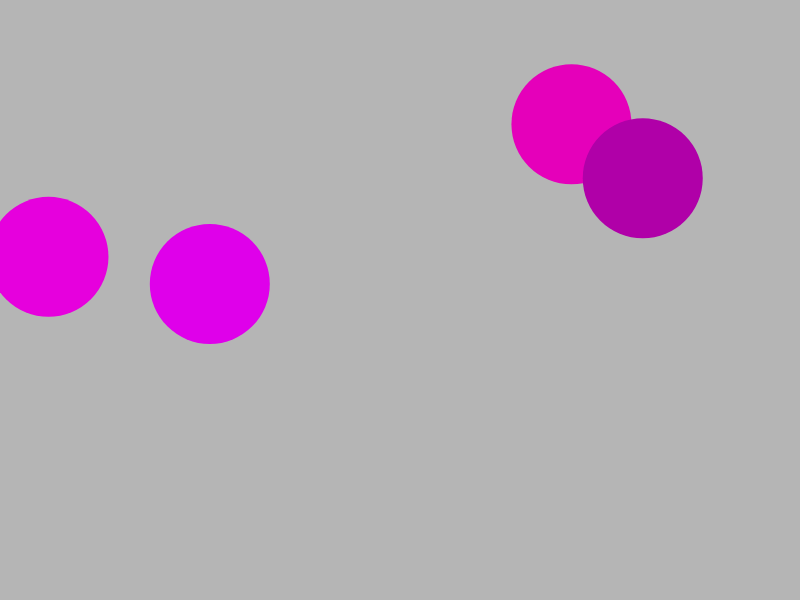
Frame 1 (no input)
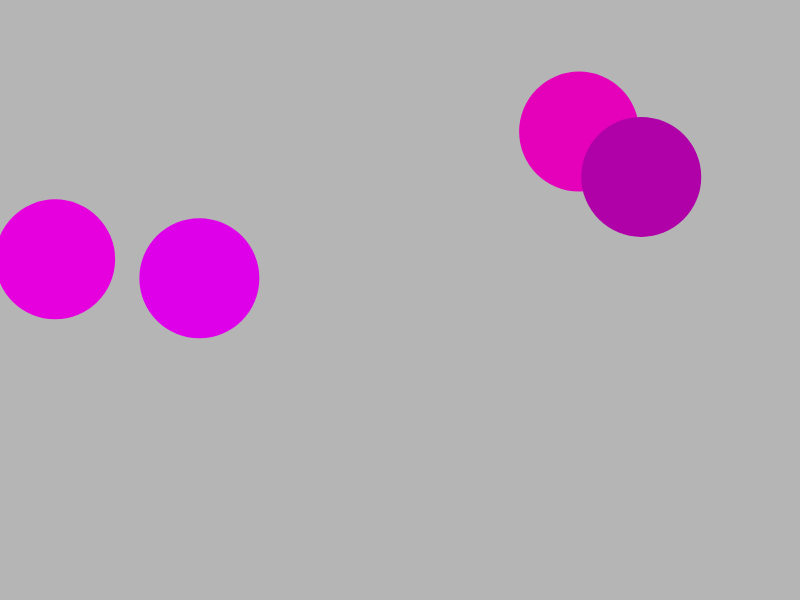
Frame 60 (no input)
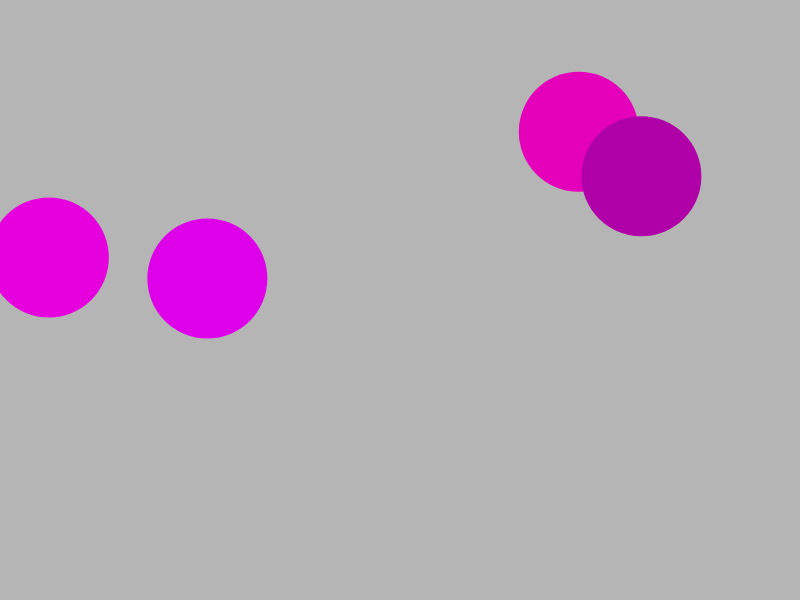
Frame 120 (the mouse pressed at the canvas centre since frame 60)

The p5.js sketch that drew these frames (run headless with seeded random() and noise() and a simulated clock; from frame 60 on, the mouse is pressed at the canvas centre):

// p5.js sketch
// ── sketch.js
var cells = [];

function setup() {
  createCanvas(800,600);
  cells.push(new Cell());
  cells.push(new Cell());
  cells.push(new Cell());
  cells.push(new Cell());
}

function draw() {
  background(181);
  for (var i=0; i<cells.length; i++) {
    cells[i].show();
    cells[i].update();
  }
}

var Cell = function(pos,r,c) {
  if (pos) {
    this.pos = pos.copy();
  } else {
    this.pos = createVector(random(0,width), random(0,height));
  }

  this.r = r || 120;
  this.c = c || color(random(150,255), 0, random(150,255));

  this.update = function() {
    this.pos.add(p5.Vector.random2D());
  }

  this.check = function(x,y) {
    var d = dist(this.pos.x,this.pos.y,x,y);
    if (d < this.r) {
      return true;
    } else {
      return false;
    }
  }

  this.mitosis = function() {
    return new Cell(this.pos, this.r/1.414, this.c);
  }

  this.show = function() {
    noStroke();
    fill(this.c);
    ellipse(this.pos.x,this.pos.y,this.r,this.r);
  };
}

function mousePressed() {
  for (var i=cells.length-1; i>=0; i--) {
    if (cells[i].check(mouseX,mouseY)) {
      cells.push(cells[i].mitosis());
      cells.push(cells[i].mitosis());
      cells.splice(i,1);
    }
  }
}
